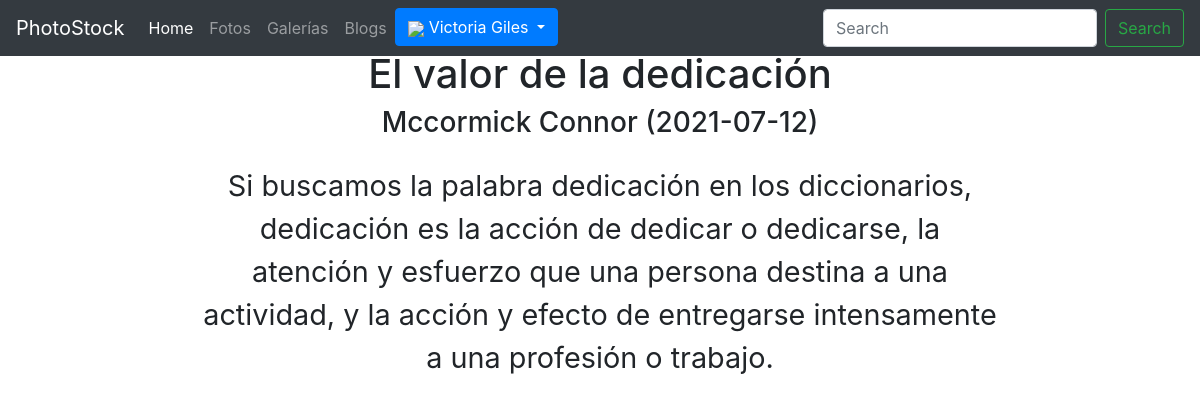
The app's page /blog.php?id_blog=1 (signed in) with its own data.
### tables this page shows
CREATE TABLE blogs(
    id_blog BIGINT PRIMARY KEY AUTO_INCREMENT,
    id_usuario BIGINT NOT NULL,
    fecha_blog DATE NOT NULL DEFAULT CURRENT_DATE,
    nombre_blog VARCHAR(50) NOT NULL,
    contenido TEXT NOT NULL,
    id_foto BIGINT NULL,
    FOREIGN KEY (id_usuario) REFERENCES usuarios(id_usuario),
    FOREIGN KEY (id_foto) REFERENCES fotos(id_foto)
    );

CREATE TABLE usuarios(
    id_usuario BIGINT PRIMARY KEY AUTO_INCREMENT,
    username VARCHAR(50) UNIQUE NOT NULL,
    password VARCHAR(250) NOT NULL,
    nombres VARCHAR(100) NOT NULL,
    apellidos VARCHAR(100)NOT NULL,
    nacimiento DATE NOT NULL,
    direccion TEXT NOT NULL,
    sobre_mi TEXT NULL,
    foto TEXT NULL
    );

### controladores/obtener_blog.php (called while the page is built, shortened)
<?php
if (isset($_GET["id_blog"])){
    $id_blog = $_GET["id_blog"];
    $sql = "CALL obtener_blog($id_blog);";
    include_once "conexion.php";
    $result = mysqli_query($conexion, $sql);
    if (mysqli_num_rows($result) > 0) {
        while($row = mysqli_fetch_assoc($result)) {
            $titulo = $row['nombre_blog'];
            $apellidos = $row['apellidos'];
            $nombres = $row['nombres'];
            $contenido = $row['contenido'];
            $autor = "$apellidos $nombres";
            $fecha = $row['fecha_blog'];
            ?>
        <?php }
        }else echo "No se han encontrado resultados";
}else{?>
    <h1>Parece que te has perdido </h1>
    <h1><a href="index.php">Volver al home </a></h1>
<?php
die();
}
?>

### blog.php (the view, shortened to what this page needs)
<!DOCTYPE html>
<html lang="en">
<head>
    <link rel="stylesheet" href="assets/css/blog.css">
</head>
<body>
    <div class="custom-main">
    <?php
    include "templates/header.php";
    include "controladores/obtener_blog.php";
    ?>
    <h1 class="titulo"><?php echo $titulo; ?></h1>
    <h3 class="autor"><?php echo "$autor ($fecha)"; ?></h3>
    <p class="contenido">
        <?php echo $contenido; ?>
    </p>
    </div>
</body>
</html>

### assets/css/blog.css (style rules this page uses)
.custom-main, p { text-align: center; align-items: center; margin: 0 auto; }
h1 { color : black; font-size: 5rem; }
h3 { font-family:sans-serif; }
p { padding-top: 1rem; font-size: 1.8rem; max-width:800px; }

### assets/css/main.css (style rules this page uses)
.custom-main { padding-top:50px }

### records on screen
blogs: nombre_blog "El valor de la dedicación", id_usuario.nombres "Mccormick Connor", fecha_blog "2021-07-12", contenido "Si buscamos la palabra dedicación en los diccionarios, dedicación es la acción de dedicar o dedicarse, la atención y esfuerzo que una persona destina a una actividad, y la acción y efecto de entregarse intensamente a una profesión o trabajo."

### other values on screen
$_SESSION ['nombres'] "Victoria"
$_SESSION['apellidos'] "Giles"
